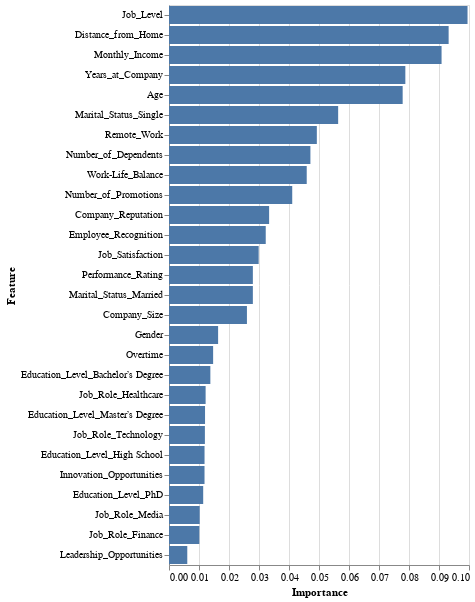

Write notebook code for a chart like this one.
### Code cell
import altair as alt

# Sort the dataframe by importance in descending order
feature_importances_df_sorted = feature_importances_df.sort_values(by='Importance', ascending=False)

# Create the bar chart
chart = alt.Chart(feature_importances_df_sorted).mark_bar().encode(
    x='Importance',
    y=alt.Y('Feature', sort='-x')  # Sort y-axis based on x-axis values
)

chart

### Figure 1 — Vega-Lite specification as saved in the notebook (floating-point values rounded to 4 significant figures)
{"config": {"view": {"continuousWidth": 300, "continuousHeight": 300}}, "data": {"name": "data-2e3c287d1f0cadb59090a3801975f823"}, "mark": {"type": "bar"}, "encoding": {"x": {"field": "Importance", "type": "quantitative"}, "y": {"field": "Feature", "sort": "-x", "type": "nominal"}}, "$schema": "https://vega.github.io/schema/vega-lite/v5.20.1.json", "datasets": {"data-2e3c287d1f0cadb59090a3801975f823": [{"Feature": "Job_Level", "Importance": 0.09951}, {"Feature": "Distance_from_Home", "Importance": 0.09321}, {"Feature": "Monthly_Income", "Importance": 0.09086}, {"Feature": "Years_at_Company", "Importance": 0.07878}, {"Feature": "Age", "Importance": 0.07789}, {"Feature": "Marital_Status_Single", "Importance": 0.05639}, {"Feature": "Remote_Work", "Importance": 0.04928}, {"Feature": "Number_of_Dependents", "Importance": 0.04714}, {"Feature": "Work-Life_Balance", "Importance": 0.04591}, {"Feature": "Number_of_Promotions", "Importance": 0.04108}, {"Feature": "Company_Reputation", "Importance": 0.03337}, {"Feature": "Employee_Recognition", "Importance": 0.03225}, {"Feature": "Job_Satisfaction", "Importance": 0.02989}, {"Feature": "Performance_Rating", "Importance": 0.02795}, {"Feature": "Marital_Status_Married", "Importance": 0.02795}, {"Feature": "Company_Size", "Importance": 0.02598}, {"Feature": "Gender", "Importance": 0.01637}, {"Feature": "Overtime", "Importance": 0.01471}, {"Feature": "Education_Level_Bachelor’s Degree", "Importance": 0.01379}, {"Feature": "Job_Role_Healthcare", "Importance": 0.01221}, {"Feature": "Education_Level_Master’s Degree", "Importance": 0.01201}, {"Feature": "Job_Role_Technology", "Importance": 0.01197}, {"Feature": "Education_Level_High School", "Importance": 0.01185}, {"Feature": "Innovation_Opportunities", "Importance": 0.01184}, {"Feature": "Education_Level_PhD", "Importance": 0.0114}, {"Feature": "Job_Role_Media", "Importance": 0.01023}, {"Feature": "Job_Role_Finance", "Importance": 0.01011}, {"Feature": "Leadership_Opportunities", "Importance": 0.006093}]}}
